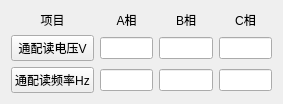
     <widget class="QWidget" name="layoutWidget">
      <property name="geometry">
       <rect>
        <x>1</x>
        <y>11</y>
        <width>283</width>
        <height>70</height>
       </rect>
      </property>
      <layout class="QGridLayout" name="gridLayout">
       <item row="0" column="0">
        <widget class="QLabel" name="label_7">
         <property name="text">
          <string>项目</string>
         </property>
         <property name="alignment">
          <set>Qt::AlignCenter</set>
         </property>
        </widget>
       </item>
       <item row="0" column="1">
        <widget class="QLabel" name="label_3">
         <property name="text">
          <string>A相</string>
         </property>
         <property name="alignment">
          <set>Qt::AlignCenter</set>
         </property>
        </widget>
       </item>
       <item row="0" column="2">
        <widget class="QLabel" name="label_5">
         <property name="text">
          <string>B相</string>
         </property>
         <property name="alignment">
          <set>Qt::AlignCenter</set>
         </property>
        </widget>
       </item>
       <item row="0" column="3">
        <widget class="QLabel" name="label_6">
         <property name="text">
          <string>C相</string>
         </property>
         <property name="alignment">
          <set>Qt::AlignCenter</set>
         </property>
        </widget>
       </item>
       <item row="1" column="0">
        <widget class="QPushButton" name="pushButton_ReadVoltage">
         <property name="font">
          <font>
           <pointsize>9</pointsize>
           <weight>50</weight>
           <bold>false</bold>
          </font>
         </property>
         <property name="text">
          <string>通配读电压V</string>
         </property>
        </widget>
       </item>
       <item row="1" column="1">
        <widget class="QLineEdit" name="lineEdit_VA">
         <property name="maximumSize">
          <size>
           <width>61</width>
           <height>16777215</height>
          </size>
         </property>
         <property name="readOnly">
          <bool>true</bool>
         </property>
        </widget>
       </item>
       <item row="1" column="2">
        <widget class="QLineEdit" name="lineEdit_VB">
         <property name="maximumSize">
          <size>
           <width>61</width>
           <height>16777215</height>
          </size>
         </property>
         <property name="readOnly">
          <bool>true</bool>
         </property>
        </widget>
       </item>
       <item row="1" column="3">
        <widget class="QLineEdit" name="lineEdit_VC">
         <property name="maximumSize">
          <size>
           <width>61</width>
           <height>16777215</height>
          </size>
         </property>
         <property name="readOnly">
          <bool>true</bool>
         </property>
        </widget>
       </item>
       <item row="2" column="0">
        <widget class="QPushButton" name="pushButton_ReadFrequency">
         <property name="font">
          <font>
           <pointsize>9</pointsize>
           <weight>50</weight>
           <bold>false</bold>
          </font>
         </property>
         <property name="text">
          <string>通配读频率Hz</string>
         </property>
        </widget>
       </item>
       <item row="2" column="1">
        <widget class="QLineEdit" name="lineEdit_FA">
         <property name="maximumSize">
          <size>
           <width>61</width>
           <height>16777215</height>
          </size>
         </property>
         <property name="readOnly">
          <bool>true</bool>
         </property>
        </widget>
       </item>
       <item row="2" column="2">
        <widget class="QLineEdit" name="lineEdit_FB">
         <property name="maximumSize">
          <size>
           <width>61</width>
           <height>16777215</height>
          </size>
         </property>
         <property name="readOnly">
          <bool>true</bool>
         </property>
        </widget>
       </item>
       <item row="2" column="3">
        <widget class="QLineEdit" name="lineEdit_FC">
         <property name="maximumSize">
          <size>
           <width>61</width>
           <height>16777215</height>
          </size>
         </property>
         <property name="readOnly">
          <bool>true</bool>
         </property>
        </widget>
       </item>
      </layout>
     </widget>
